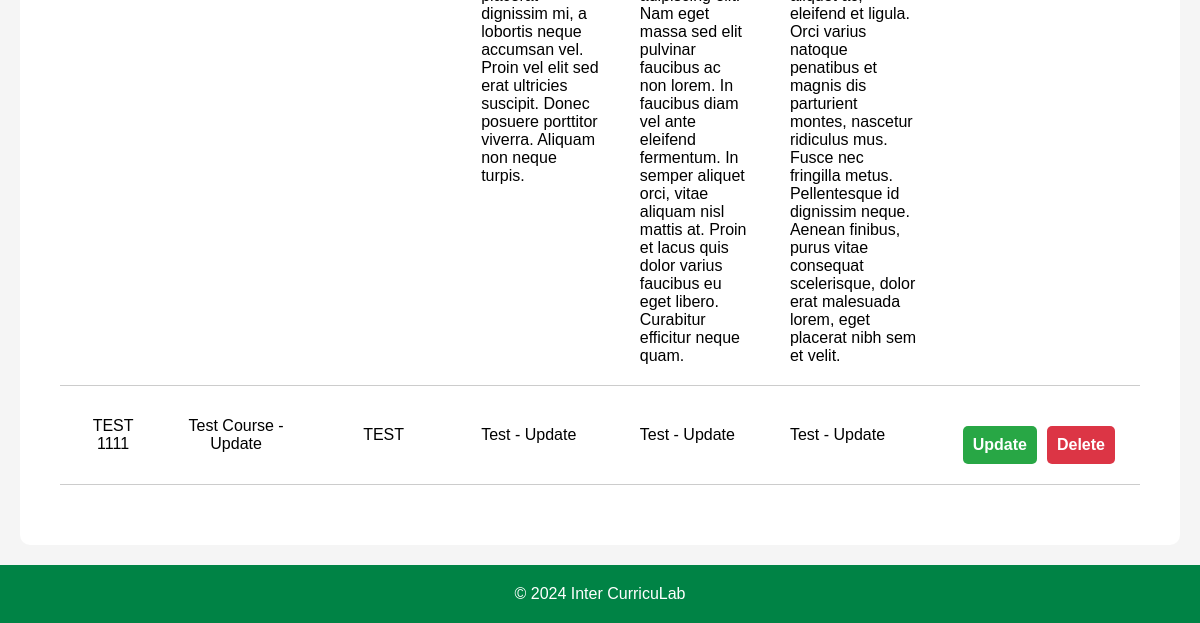
/templates/adminPages/adminCourses.php (signed in, lower part), run on an earlier commit of the app's database.
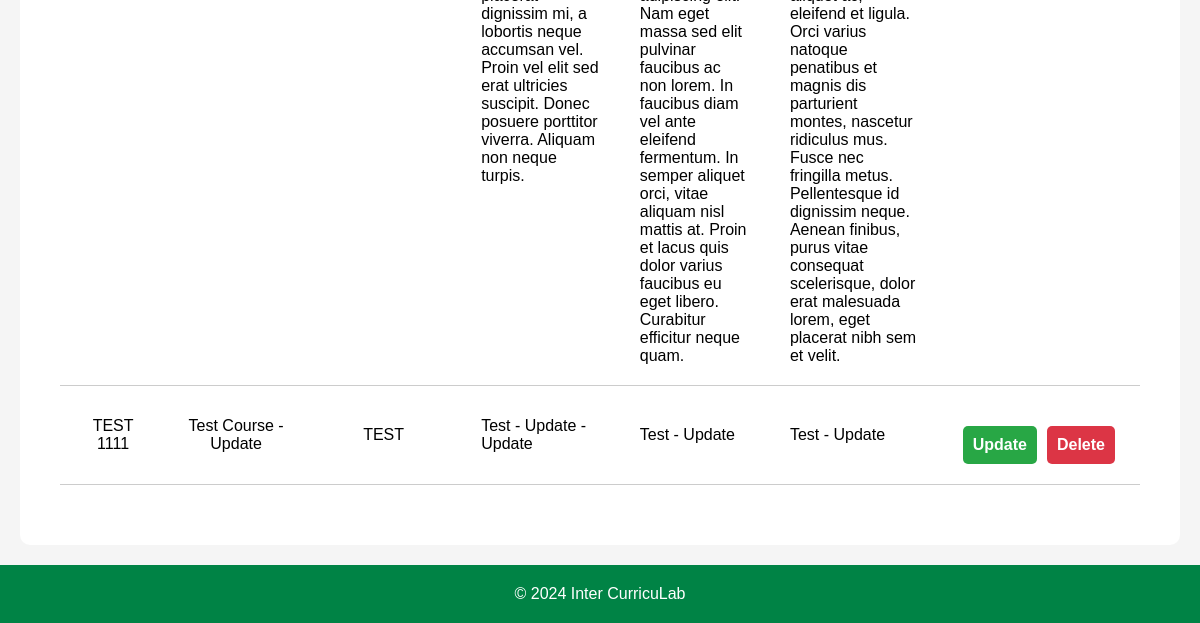
And on a later commit of the database.
### tables this page shows
CREATE TABLE "course" (
	"CourseID"	INTEGER NOT NULL UNIQUE,
	"CourseKey"	TEXT,
	"CourseName"	TEXT,
	"CompetencyKey"	TEXT,
	"ObjectiveDescription"	TEXT,
	"EvaluationInstrument"	TEXT,
	"CompetencyMetric"	TEXT,
	PRIMARY KEY("CourseID" AUTOINCREMENT),
	FOREIGN KEY("CompetencyKey") REFERENCES "competency"("CompetencyKey")
);

### templates/adminPages/adminCourses.php (the view, shortened to what this page needs)
<?php
$config = require_once '../../backend/php/config.php';
if (!isset($_SESSION['email'])) {
    header('Location: ../index.php');
    exit;
} else {
    if ($config['db']['type'] === 'sqlite') {
        $db = new SQLite3($config['db']['sqlite']['path']);
    } elseif ($config['db']['type'] === 'mysql') {
        $dsn = "mysql:host={$config['db']['mysql']['host']};dbname={$config['db']['mysql']['dbname']}";
        $db = new PDO($dsn, $config['db']['mysql']['username'], $config['db']['mysql']['password']);
    }
    $stmt = $db->prepare('SELECT * FROM course');
    $result = $stmt->execute();
    $courses = $result->fetchArray(SQLITE3_ASSOC);
    $courses = [];
    if (isset($_POST['sort'])) {
        $courses = sortTable();
    } else {
        $stmt = $db->prepare('SELECT * FROM course');
        $result = $stmt->execute();
        $courses = fetchAllRows($result);
    }
}
function fetchAllRows($result) {
    $rows = [];
    while ($row = $result->fetchArray(SQLITE3_ASSOC)) {
        $rows[] = $row;
    }
    return $rows;
}
?>
<!DOCTYPE html>
<html lang="en">
<head>
    <link rel="stylesheet" href="../../static/css/headerFooter.css">
    <link rel="stylesheet" href="../../static/css/adminCourses.css">
</head>
<body>
    <div id="container">
        <div class="container-upperBox">
            <div class="coursesTable">
                <table>
                    <?php
                    foreach ($courses as $row) {
                        echo '<tr>';
                        echo '<td>' . htmlspecialchars($row['CourseKey'] ?? '') . '</td>';
                        echo '<td>' . htmlspecialchars($row['CourseName'] ?? '') . '</td>';
                        echo '<td>' . htmlspecialchars($row['CompetencyKey'] ?? '') . '</td>';
                        echo '<td class="textArea">' . htmlspecialchars($row['ObjectiveDescription'] ?? '') . '</td>';
                        echo '<td class="textArea">' . htmlspecialchars($row['EvaluationInstrument'] ?? '') . '</td>';
                        echo '<td class="textArea">' . htmlspecialchars($row['CompetencyMetric'] ?? '') . '</td>';
                        echo '<td>';
                        ?>
                        <div class="actionButtons">
                            <button class="updateButton">Update</button>
                            <form method="POST">
                                <button class="deleteButton" type="submit">Delete</button>
                            </form>
                        </div>
                        <?php
                        echo '</td>';
                        echo '</tr>';
                    }
                    ?>
                </table>
            </div>
        </div>
    </div>
    <footer>
        <p>&copy; 2024 Inter CurricuLab</p>
    </footer>
</body>
</html>

What changed in the data, as far as the page shows it:
changed course "TEST 1111": ObjectiveDescription "Test - Update" → "Test - Update - Update"
